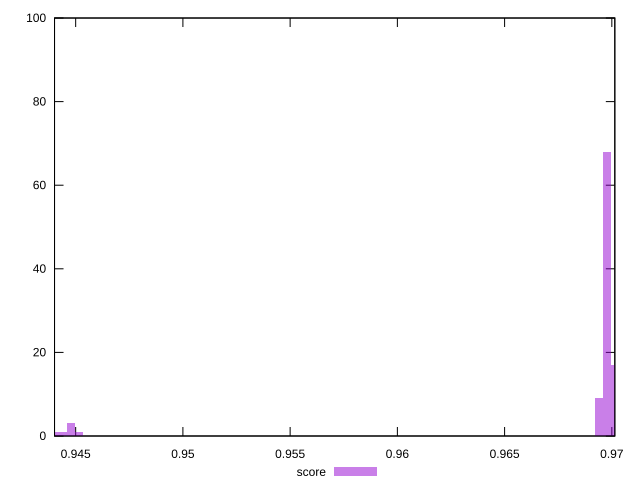

Write gnuplot code to recreate this figure.
reset

$score <<EOF
0.9701468838973772 17
0.9697736069124224 68
0.9694003299274677 9
0.9440174949505452 1
0.9451373259054094 1
0.9447640489204547 3
0.9443907719354999 1
EOF

set key outside below
set boxwidth 0.00037327698495474306
set xrange [0.944014244639886:0.9701394823331744]
set yrange [0:100]
set trange [0:100]
set style fill transparent solid 0.5 noborder
set terminal svg size 640, 490 enhanced background rgb 'white'
set output "report_00008_2021-01-22T20:58:29.167/first-contentful-paint/samples/pages+cached+noexternal+nosvg/score/histogram.svg"

plot $score title "score" with boxes

reset
